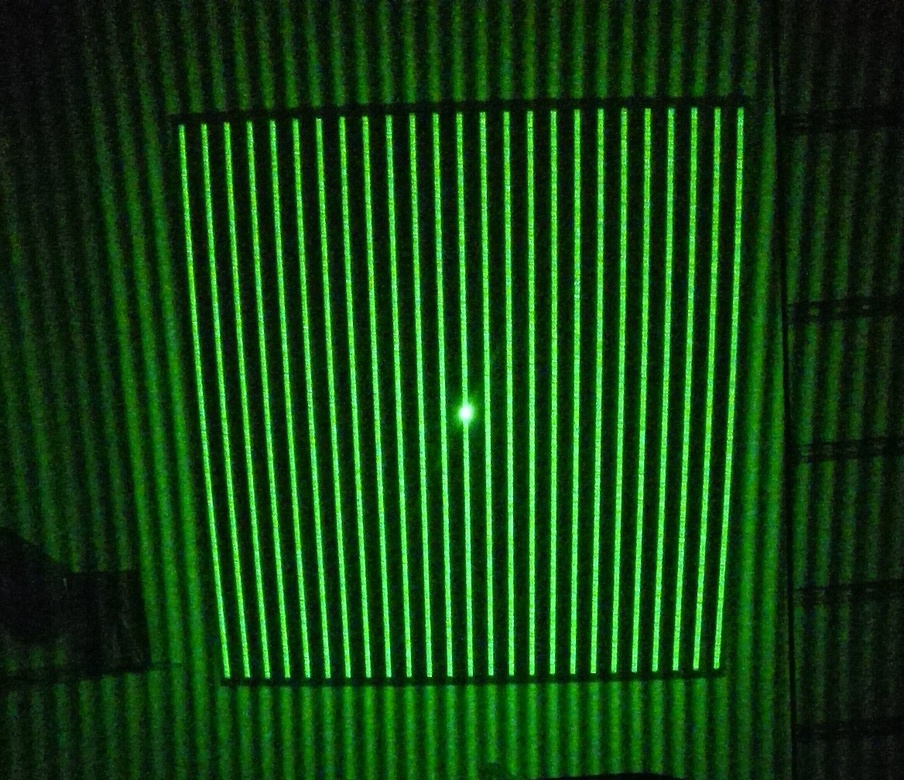
#> input picture python/Fourier_Transform/sample/001.jpg, 904 x 780 px, shrunk from 1168 x 1008 before the run; its folder holds only this picture in this run
$ python fourier_transform.py   (Python 2 division)
#> lines starting #> are read from the running program, lines starting #| are printed output that depends on the picture
#!/usr/bin/python
"""**fourier_transform.py v1.0, Python v2.7.6 - 2.7.12, 2017, kmlajceps@gmail.com**

- This module find the Fourier Transform of images in dir 'sample' using::

    OpenCV v2.4.9
    NumPy v1.11.1"""
import cv2
import numpy as np
import glob
import os
import time


def transform(image):
    """- returns the image after FFT
    **Drawbacks**:
    http://docs.opencv.org/3.1.0/de/dbc/tutorial_py_fourier_transform.html"""
    window_size = 30
    fft = np.fft.fft2(image)
    shift = np.fft.fftshift(fft)
    rows, cols = image.shape
    row, col = rows / 2, cols / 2
    shift[row - window_size:row + window_size, col - window_size:col + window_size] = 0
    inverse_shift = np.fft.ifftshift(shift)
    image = np.fft.ifft2(inverse_shift)
    image = np.abs(image)
    return image


def main():
    print "Find Fourier Transform of jpg images in dir 'sample'"
    paths = glob.glob("sample/*.jpg")
    for path in paths:
        start = time.time()
        name = os.path.basename(path)[:-4]
        image = cv2.imread(path, 0)
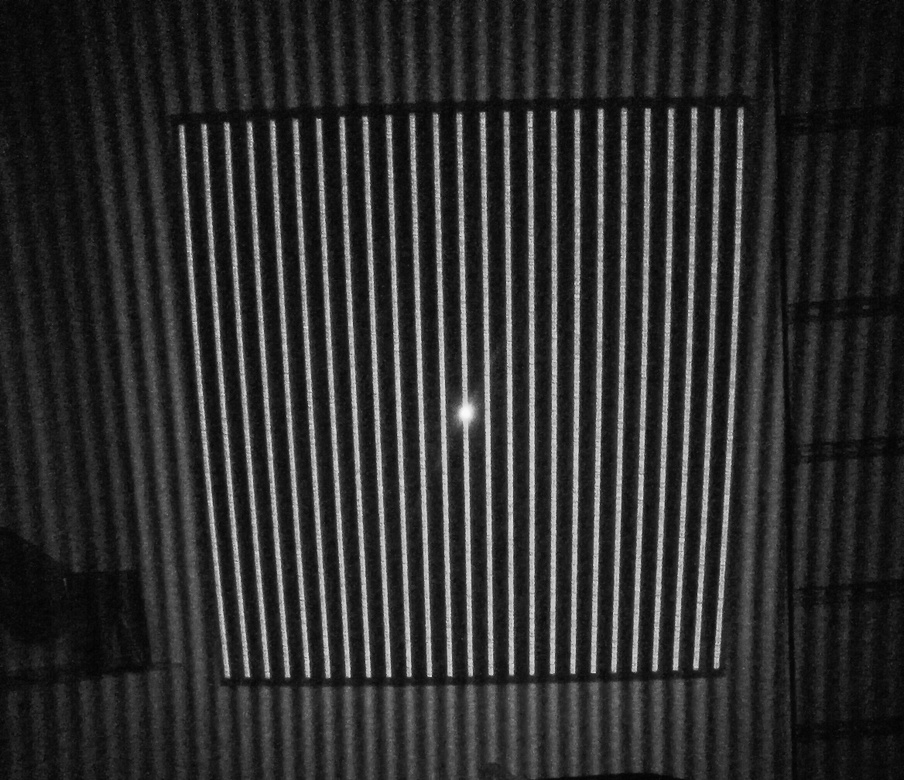
#> image: shape (780, 904); min 1, max 252, mean 46.2
        img_back = transform(image)
#> in transform, `image = np.abs(image)`:
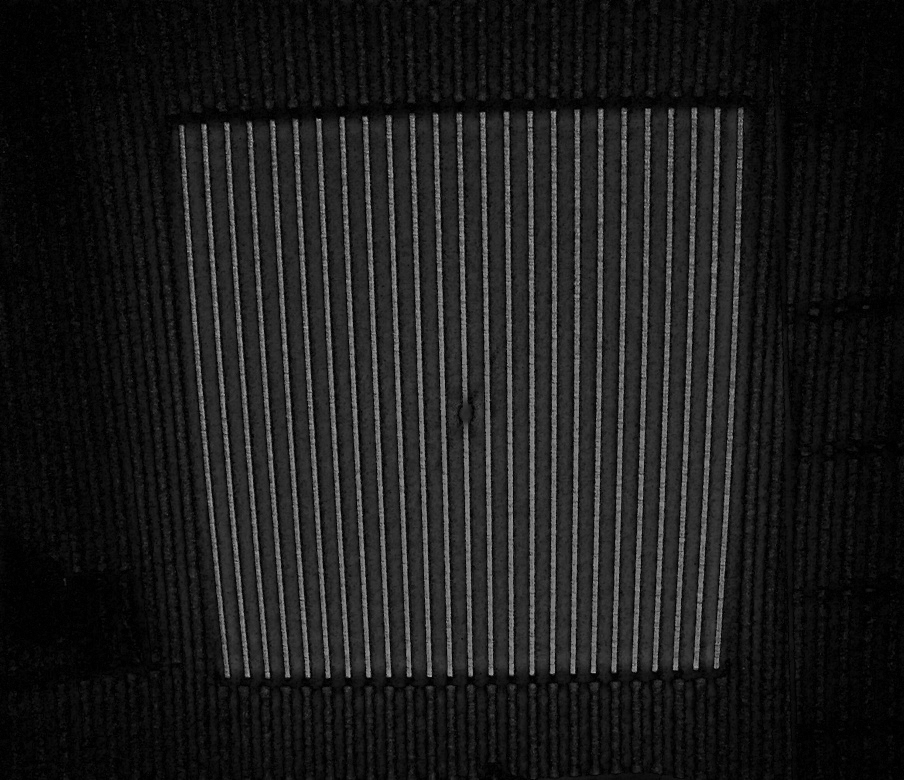
#> image: shape (780, 904) float64; min 0.00215, max 182, mean 28.2
        cv2.imwrite(name + '_fft.jpg', img_back)
        print path, " time: ", time.time() - start
    print "End"

if __name__ == '__main__':
    main()

$ run again, on python/Fourier_Transform/sample/002.jpg
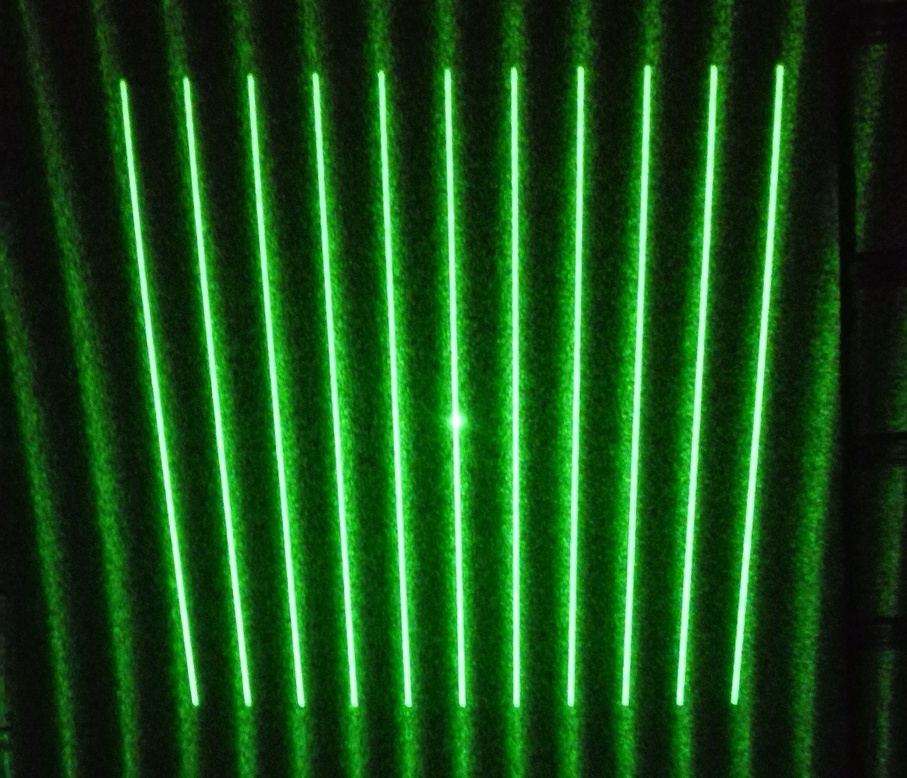
#> input picture python/Fourier_Transform/sample/002.jpg, 907 x 778 px, shrunk from 1168 x 1001 before the run
#> in main, `image = cv2.imread(path, 0)`:
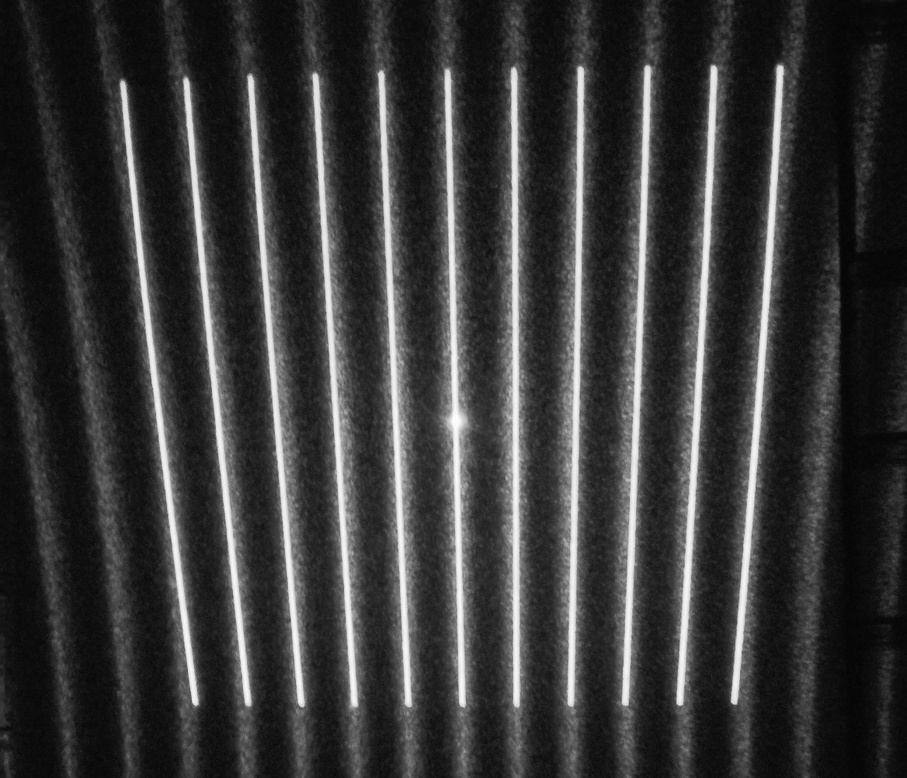
#> image: shape (778, 907); min 2, max 254, mean 55.9
#> in transform, `image = np.abs(image)`:
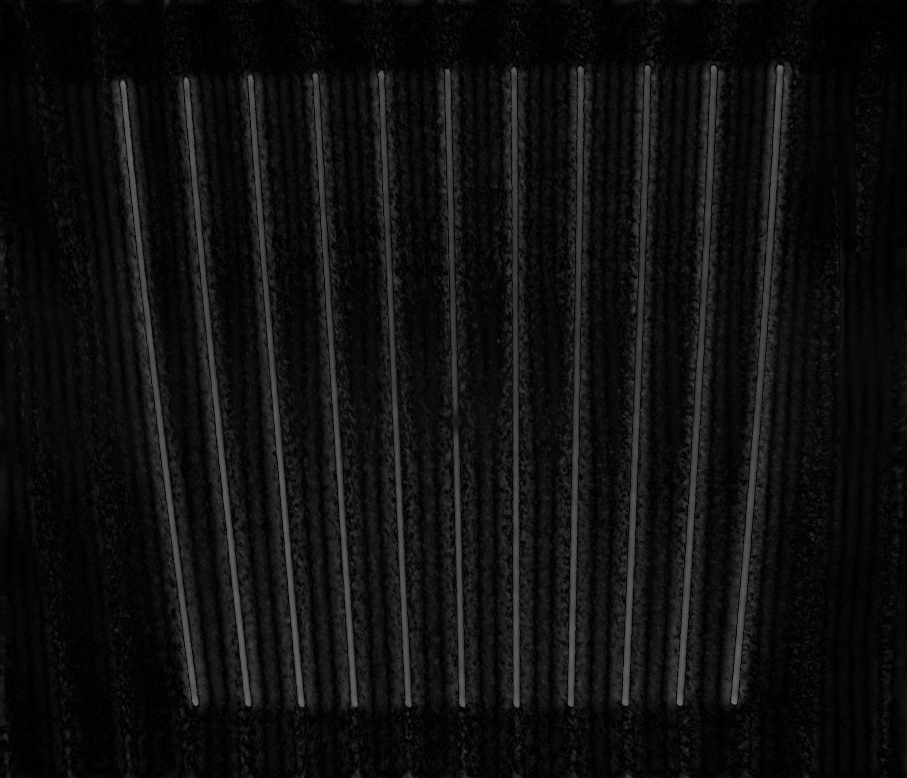
#> image: shape (778, 907) float64; min 0.0034, max 117.1, mean 16.2

$ run again, on python/Fourier_Transform/sample/003.jpg
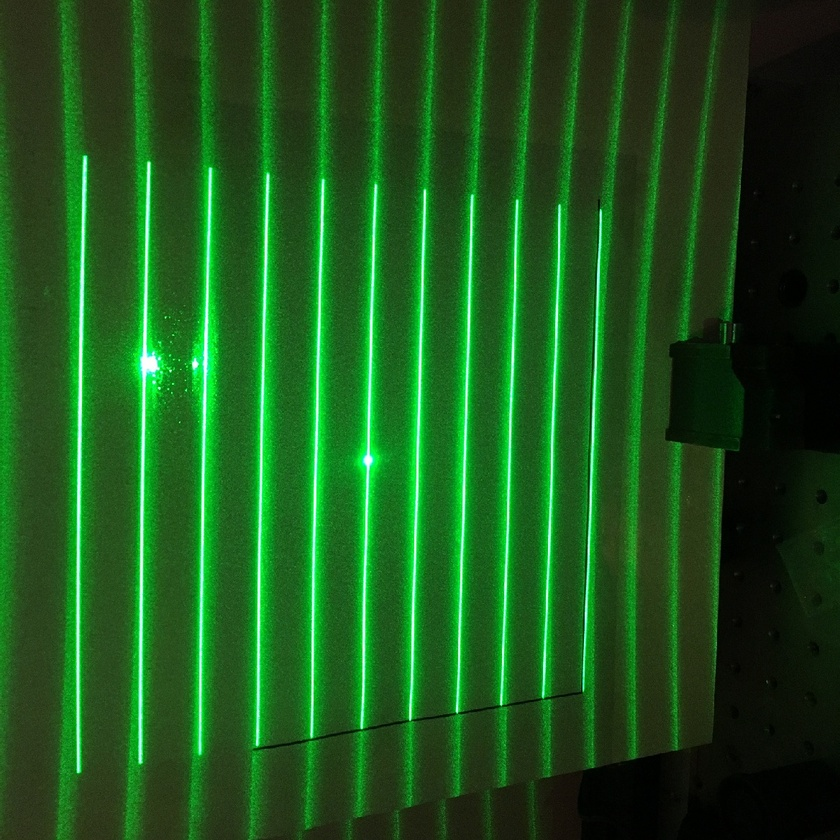
#> input picture python/Fourier_Transform/sample/003.jpg, 840 x 840 px, shrunk from 1168 x 1168 before the run
#> in main, `image = cv2.imread(path, 0)`:
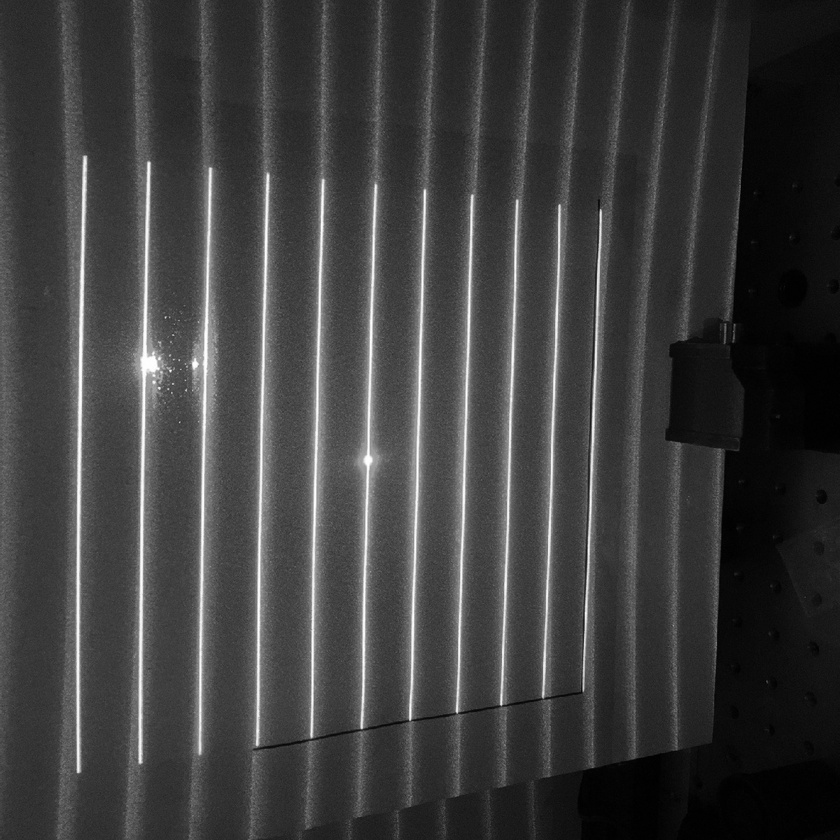
#> image: shape (840, 840); min 0, max 255, mean 61.8
#> in transform, `image = np.abs(image)`:
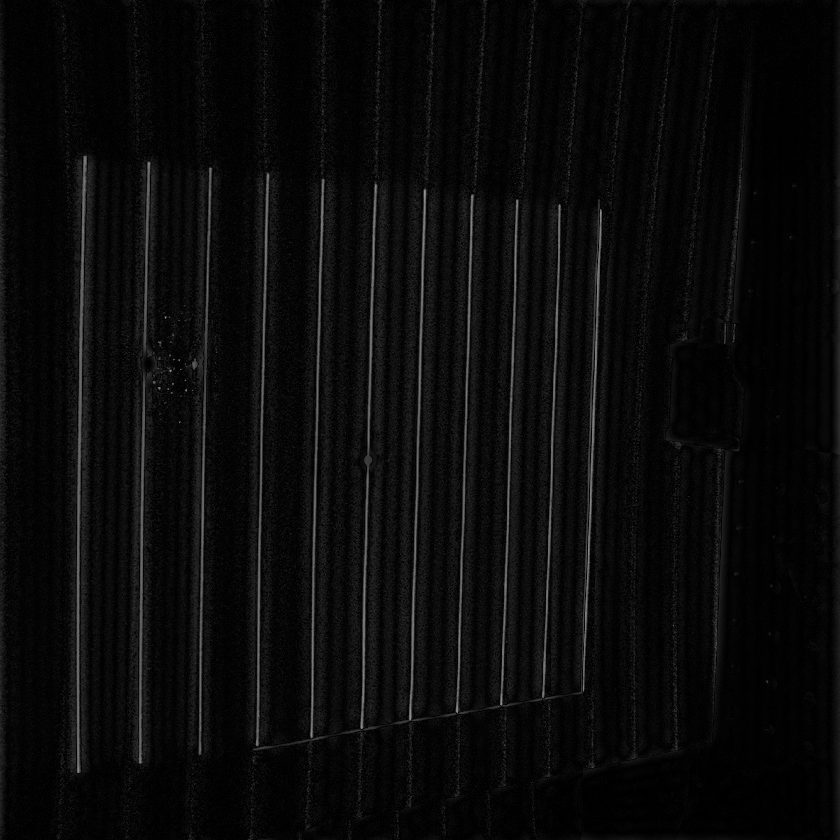
#> image: shape (840, 840) float64; min 0.00994, max 149.4, mean 10.7
